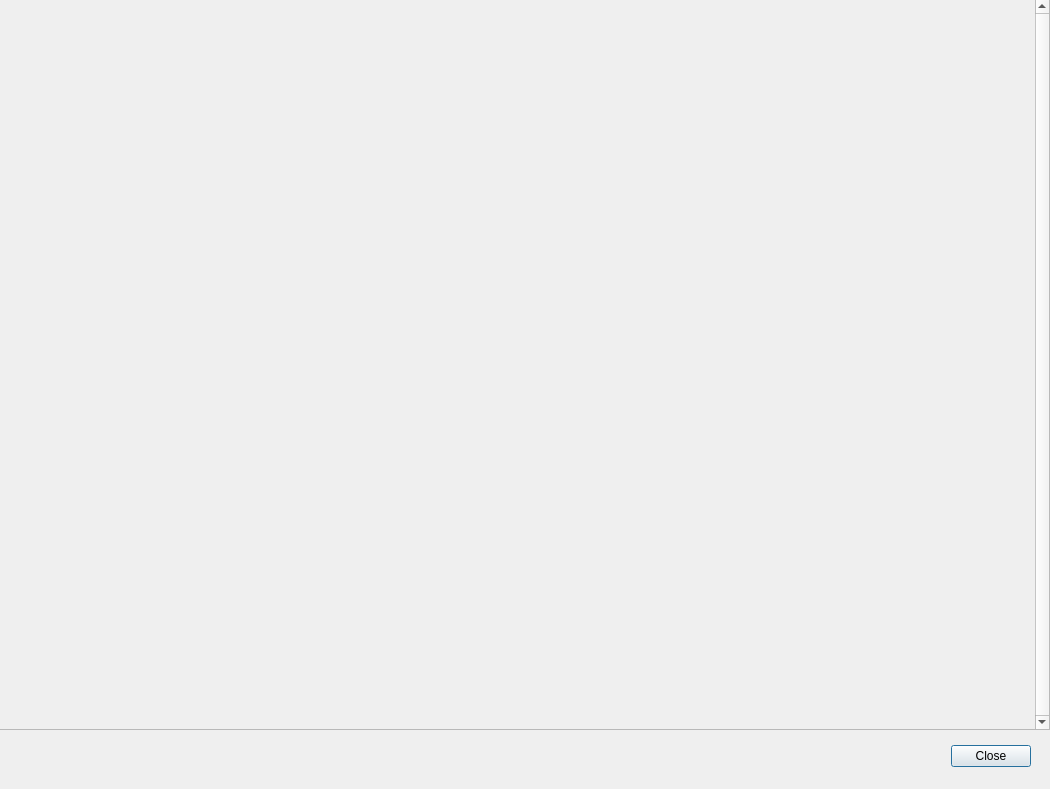
<?xml version="1.0" encoding="UTF-8"?>
<ui version="4.0">
 <class>About</class>
 <widget class="QDialog" name="About">
  <property name="geometry">
   <rect>
    <x>0</x>
    <y>0</y>
    <width>1050</width>
    <height>789</height>
   </rect>
  </property>
  <property name="maximumSize">
   <size>
    <width>11111</width>
    <height>11111</height>
   </size>
  </property>
  <property name="windowTitle">
   <string>Dialog</string>
  </property>
  <widget class="QDialogButtonBox" name="buttonBox">
   <property name="geometry">
    <rect>
     <x>670</x>
     <y>740</y>
     <width>361</width>
     <height>32</height>
    </rect>
   </property>
   <property name="orientation">
    <enum>Qt::Horizontal</enum>
   </property>
   <property name="standardButtons">
    <set>QDialogButtonBox::Close</set>
   </property>
  </widget>
  <widget class="QScrollArea" name="scrollArea">
   <property name="geometry">
    <rect>
     <x>-1</x>
     <y>-1</y>
     <width>1051</width>
     <height>731</height>
    </rect>
   </property>
   <property name="verticalScrollBarPolicy">
    <enum>Qt::ScrollBarAlwaysOn</enum>
   </property>
   <property name="horizontalScrollBarPolicy">
    <enum>Qt::ScrollBarAsNeeded</enum>
   </property>
   <property name="widgetResizable">
    <bool>true</bool>
   </property>
   <widget class="QWidget" name="scrollAreaWidgetContents">
    <property name="geometry">
     <rect>
      <x>0</x>
      <y>0</y>
      <width>1035</width>
      <height>729</height>
     </rect>
    </property>
    <layout class="QGridLayout" name="gridLayout">
     <item row="0" column="0">
      <widget class="QLabel" name="mdText">
       <property name="textFormat">
        <enum>Qt::MarkdownText</enum>
       </property>
      </widget>
     </item>
    </layout>
   </widget>
  </widget>
  <zorder>scrollArea</zorder>
  <zorder>buttonBox</zorder>
 </widget>
 <resources/>
 <connections>
  <connection>
   <sender>buttonBox</sender>
   <signal>rejected()</signal>
   <receiver>About</receiver>
   <slot>reject()</slot>
   <hints>
    <hint type="sourcelabel">
     <x>316</x>
     <y>260</y>
    </hint>
    <hint type="destinationlabel">
     <x>286</x>
     <y>274</y>
    </hint>
   </hints>
  </connection>
  <connection>
   <sender>buttonBox</sender>
   <signal>accepted()</signal>
   <receiver>About</receiver>
   <slot>accept()</slot>
   <hints>
    <hint type="sourcelabel">
     <x>248</x>
     <y>254</y>
    </hint>
    <hint type="destinationlabel">
     <x>157</x>
     <y>274</y>
    </hint>
   </hints>
  </connection>
 </connections>
</ui>
